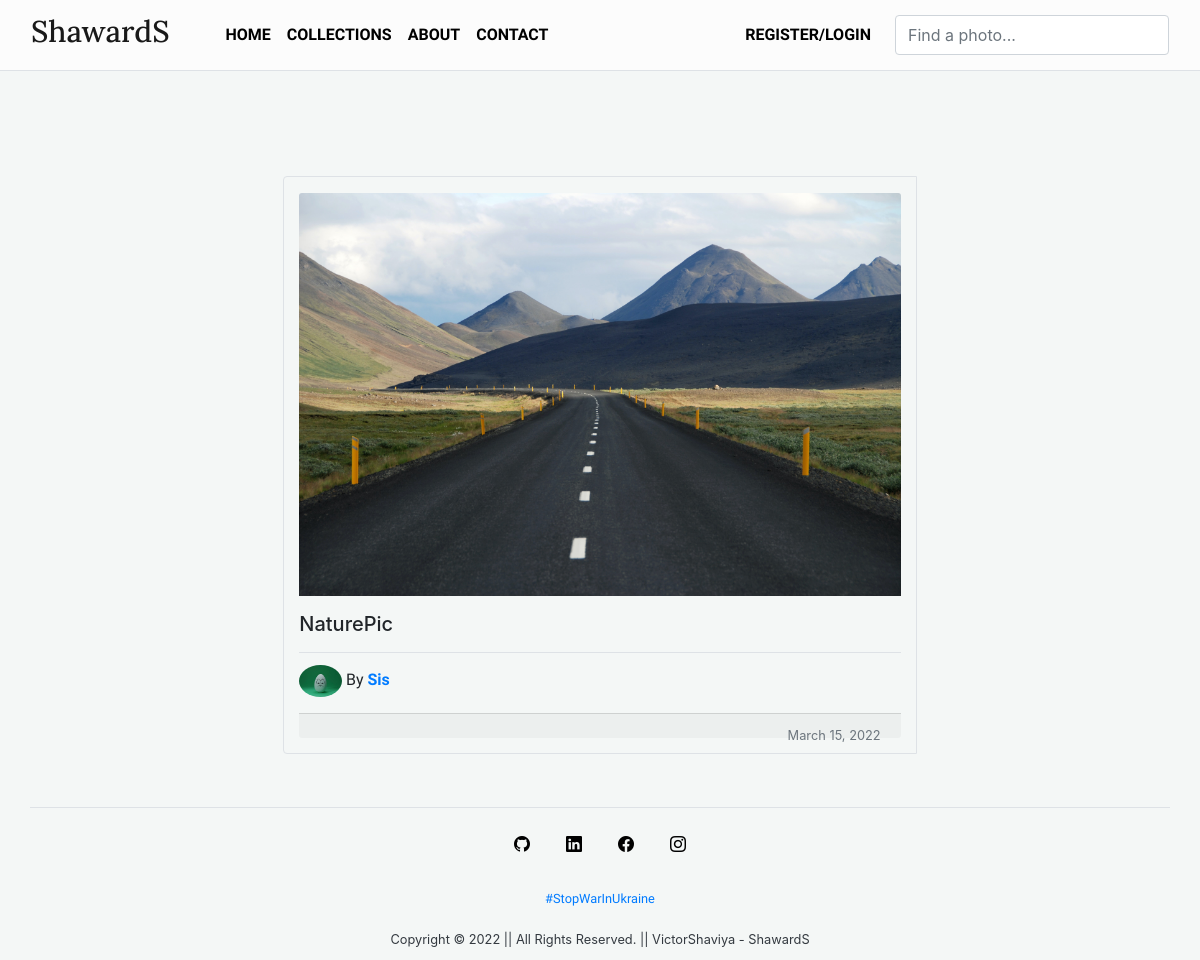
The page /post/19/ on the database its author committed.
### blog/models.py (models this page shows, shortened)
class Post(models.Model) :
  project_name = models.CharField(max_length=50)
  date_posted = models.DateTimeField(default=timezone.now)
  author = models.ForeignKey(User, on_delete=models.CASCADE)
  image = models.ImageField(upload_to='posts/')
  class Meta :
    ordering = ['-date_posted']

### users/models.py (models this page shows, shortened)
class Profile(models.Model) :
  user = models.OneToOneField(User, on_delete=models.CASCADE)
  location = models.CharField(max_length=35)
  bio = models.CharField(max_length=150)
  profile_img = models.ImageField(default='default.jpg', upload_to='profile_images/')

### blog/views.py (the view)
# urls.py: path('post/<int:pk>/', PostDetailView.as_view(), name='post-detail'),
class PostDetailView(DetailView) :
  model = Post

### blog/templates/blog/post_detail.html (shortened to what this page needs)
{% extends 'blog/base.html' %}
{% block content %}
<div class="container">
  <div class="row d-flex justify-content-center">
    <div class="col-md-10 mt-5 pt-5">
      <div class="row z-depth-3">
        <div class="col-sm-8 bg-transparent rounded-left mx-auto border">
          <div class="card-block pt-3">
            <img src="{{ object.image.url }}" class="card-img-top" alt="{{ object.project_name }}">
            <h5 class="card-title border-bottom pt-3 pb-3">{{ object.project_name }}</h5>
            <p class="card-text"><img class="rounded-circle" style="height: 2em; height: 2em;" src="{{ object.author.profile.profile_img.url }}" alt="">
              By <a href="{% url 'user_posts' post.author.username %}"><strong>{{ object.author }}</strong></a>
            </p>
            <div class="card-footer">
              <small class="text-muted mb-2" style="float: right;">{{ object.date_posted|date:'F d, Y' }}</small>
            </div>
          </div>
        </div>
      </div>
    </div>
  </div>
</div>
{% endblock content %}

### blog/static/blog/main.css (style rules this page uses)
body { background: #F4F7F6; margin-top: 5rem; }
h1, h2, h3, h4, h5, h6 { font-family: 'Old Standard TT', }
p { font-family: 'Karma', serif; }
a, button { font-family: 'Marcellus', serif; }
a { text-decoration: none; }

### rows shown on the page
Post: image (picture), project_name "NaturePic", author.profile.profile_img (placeholder picture), author "Sis", date_posted "March 15, 2022"
